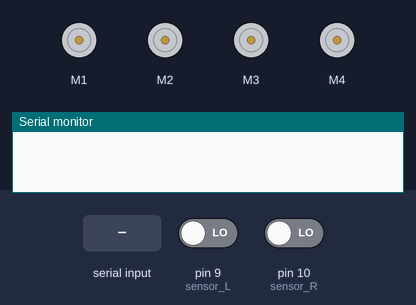
The sketch below on a simulated Arduino Uno, built with avr-gcc and run on an emulated ATmega328P. Parts: 4 × DC motor (green arrow = forward, orange = backward, longer = faster), the last lines printed to the serial monitor. Inputs (shaded band) come from the test bench; at power-on: pin 10 (sensor_R) LOW, pin 9 (sensor_L) LOW.

Above: at 1.2 s.
1.3 s: "g" received over Serial
At 1.9 s:
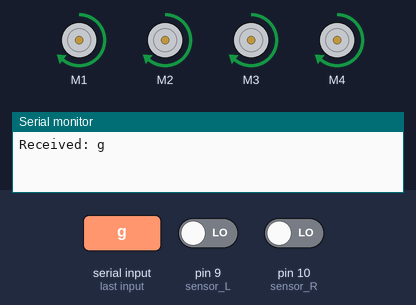
2.8 s: "y" received over Serial
At 3.7 s:
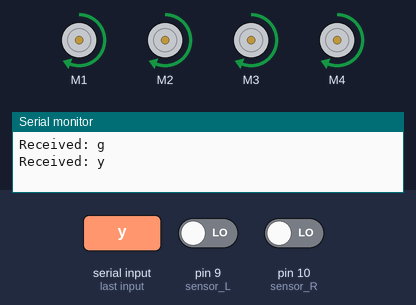
4.3 s: "l" received over Serial
At 4.7 s:
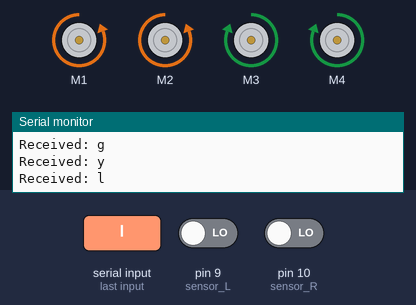
5.8 s: "r" received over Serial
At 8.0 s:
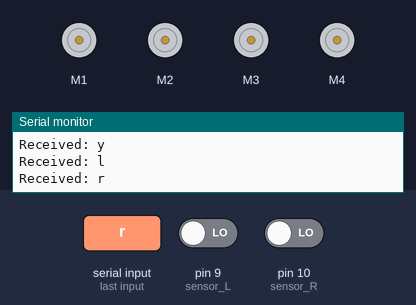
8.3 s: pin 10 (sensor_R) driven HIGH
At 8.8 s:
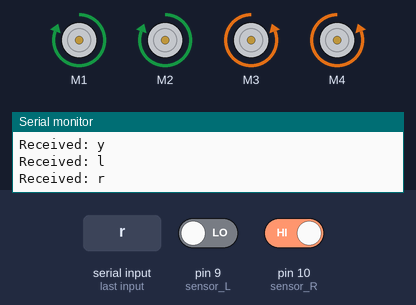
9.9 s: "s" received over Serial
At 10.7 s:
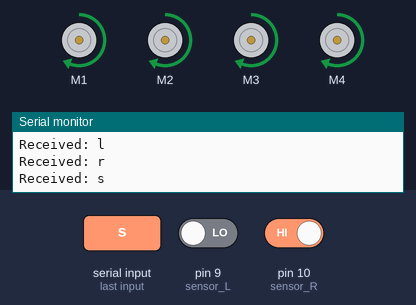
Timing chart, 0 to 12.4 s (numbered marks = the images above; inputs shaded):
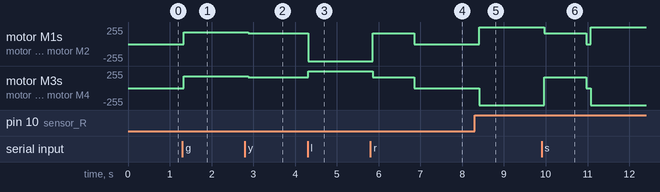

Measured:
- after the input at 1.3 s, motor M1–4: stopped → forward 180/255 at once
- after the input at 2.8 s, motor M1–4: forward 180/255 → forward 160/255 after 0.08 s
- after the input at 4.3 s, motor M1, motor M2: forward 160/255 → backward 255/255 at once; motor M3, motor M4: forward 160/255 → forward 255/255 at once
- after the input at 5.8 s, motor M1, motor M2: backward 255/255 → forward 160/255 after 0.05 s, → stopped 1.0 s later; motor M3, motor M4: forward 255/255 → forward 160/255 after 0.05 s, → stopped 1.0 s later
- after the input at 8.3 s, motor M1, motor M2: stopped → forward 255/255 after 0.11 s; motor M3, motor M4: stopped → backward 255/255 after 0.11 s
- after the input at 9.9 s, motor M1, motor M2: forward 255/255 → forward 160/255 after 0.07 s, → stopped 1.0 s later, → forward 255/255 0.11 s later; motor M3, motor M4: backward 255/255 → forward 160/255 after 0.07 s, → stopped 1.0 s later, → backward 255/255 0.11 s later

The sketch:

traffic_sign.ino
```cpp
// import library
#include <AFMotor.h>

//define variable
#define Trigger_pin A0 //left
#define Echo_pin A1// left
#define Trigger_pin1 A2 // mid
#define Echo_pin1 A3 // mid
#define Trigger_pin2 A4 // right
#define Echo_pin2 A5 //right
#define sensor_R 10
#define sensor_L 9

//initial motor pin
AF_DCMotor motor1(1, MOTOR12_1KHZ);
AF_DCMotor motor2(2, MOTOR12_1KHZ);
AF_DCMotor motor3(3, MOTOR34_1KHZ);
AF_DCMotor motor4(4, MOTOR34_1KHZ);

void setup(){
  Serial.begin(115200);

  //setup ir sensor
  pinMode(sensor_R, INPUT); // declare ir sensor as input
  pinMode(sensor_L, INPUT); // declare ir sensor as input

}

void loop(){
  sign_check();
}

void line_check(){
  if (digitalRead(sensor_L) == 1 && digitalRead(sensor_R) == 1){
    forward();
  }
  else if (digitalRead(sensor_L) == 0 && digitalRead(sensor_R) == 1){
    right();
  }
  else if (digitalRead(sensor_L) == 1 && digitalRead(sensor_R) == 0){
    left();
  }
  delay(10);
}

void sign_check(){
  char sign_detect = receive_inf();
  delay(10);
  if(sign_detect == 'g'){
    forward();
  }
  else if(sign_detect == 'y'){
    go_slow();
  }
  else if(sign_detect == 'l'){
    left();
    delay(100);
    line_check();
  }
  else if(sign_detect == 'r' || sign_detect == 's'){
    go_slow();
    delay(1000);
    Stop();
  }
  else line_check();
  delay(100);
}

void sign_check_special(){
  char sign_detect = receive_inf();
  int dis_ultrasonic = Distance(1);
  if (dis_ultrasonic < 40){
    if(sign_detect == 'o'){
      Stop();
      delay(50);
    }
    else if(sign_detect != 'o'){
      Stop();
      delay(50);
      left();
      delay(700);
      forward();
      delay(1000);
      right();
      delay(700);
      Stop();
      delay(10);
      line_check();
      delay(30);
    }
  }
  else line_check();
  delay(30);
}

char receive_inf(){
  if(Serial.available() > 0){
    char reads = Serial.read();
    Serial.print("Received: ");
    Serial.println(reads);
    return reads;
  }
}

unsigned long getMeasure(int triggerPin, int echoPin){
  digitalWrite(Trigger_pin,LOW);
  delayMicroseconds(2);
  digitalWrite(Trigger_pin,HIGH);
  delayMicroseconds(5);
  digitalWrite(Trigger_pin,LOW);

  return pulseIn(echoPin, HIGH, 20000);
}

unsigned int Distance(byte option){
  unsigned long measure = 0;
  unsigned int distance = 0;

  switch(option){
    case 0:
      measure = getMeasure(Trigger_pin, Echo_pin);
      break;
    case 1:
      measure = getMeasure(Trigger_pin1, Echo_pin1);
      break;
    case 2:
      measure = getMeasure(Trigger_pin2, Echo_pin2);
      break;
    default:
      return 250;
  }

  distance = (measure/2/29.412);
  if (distance == 0) {
    distance = 250;  // Set a default maximum value if no measurement
  }
  return distance;
}

void forward(){
  motor1.setSpeed(180);
  motor2.setSpeed(180);
  motor3.setSpeed(180);
  motor4.setSpeed(180);

  motor1.run(FORWARD);  //rotate the motor clockwise
  motor2.run(FORWARD);  //rotate the motor clockwise
  motor3.run(FORWARD);  //rotate the motor clockwise
  motor4.run(FORWARD);  //rotate the motor clockwise
}

void go_slow(){
  motor1.setSpeed(160);
  motor2.setSpeed(160);
  motor3.setSpeed(160);
  motor4.setSpeed(160);

  motor1.run(FORWARD);  //rotate the motor clockwise
  motor2.run(FORWARD);  //rotate the motor clockwise
  motor3.run(FORWARD);  //rotate the motor clockwise
  motor4.run(FORWARD);  //rotate the motor clockwise
}

void left(){
  motor1.setSpeed(255);
  motor2.setSpeed(255);
  motor3.setSpeed(255);
  motor4.setSpeed(255);

  motor1.run(BACKWARD); //rotate the motor anti-clockwise
  motor2.run(BACKWARD); //rotate the motor anti-clockwise
  motor3.run(FORWARD);  //rotate the motor clockwise
  motor4.run(FORWARD);  //rotate the motor clockwise

}

void right(){
  motor1.setSpeed(255);
  motor2.setSpeed(255);
  motor3.setSpeed(255);
  motor4.setSpeed(255);

  motor1.run(FORWARD);  //rotate the motor clockwise
  motor2.run(FORWARD);  //rotate the motor clockwise
  motor3.run(BACKWARD); //rotate the motor anti-clockwise
  motor4.run(BACKWARD); //rotate the motor anti-clockwise
}
void Stop(){
  motor1.run(RELEASE); //stop the motor when release the button
  motor2.run(RELEASE); //rotate the motor clockwise
  motor3.run(RELEASE); //stop the motor when release the button
  motor4.run(RELEASE); //stop the motor when release the button
}
```
